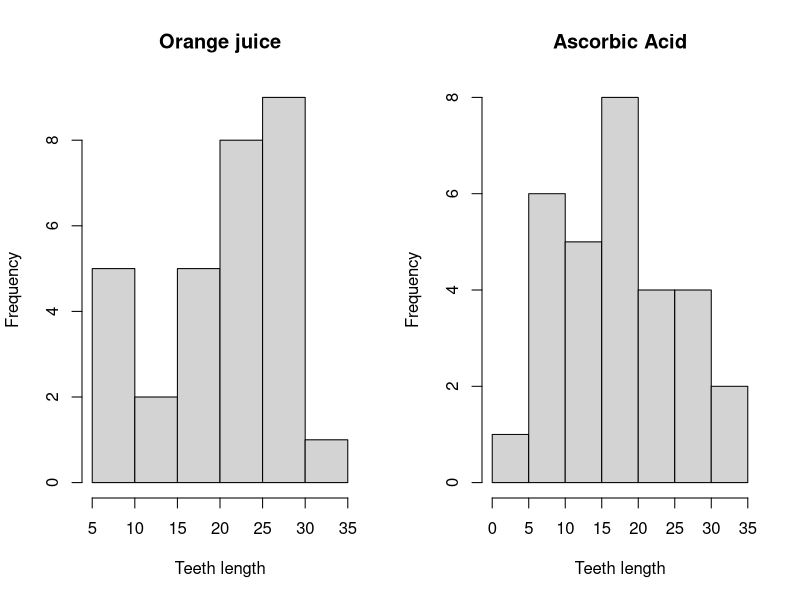
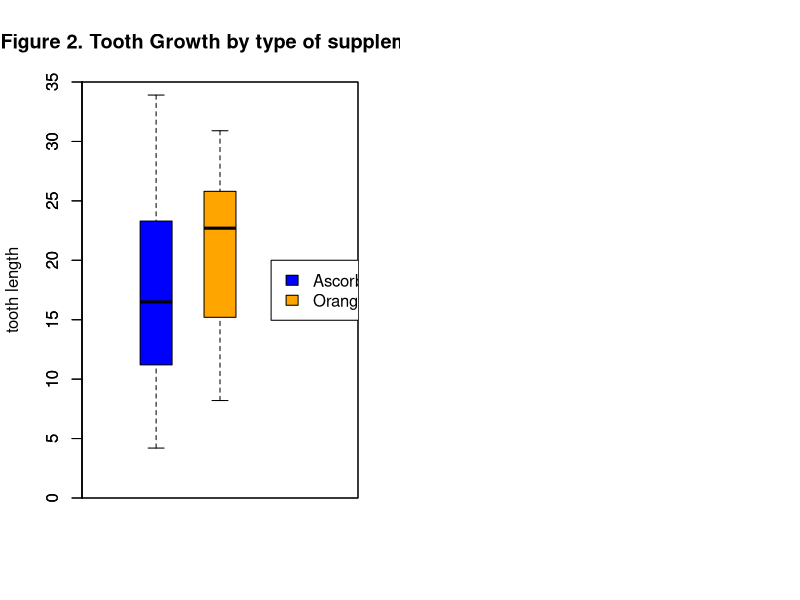

These charts were generated, in order, by the following R code: (Note: this script raises an error after producing the figures.)
## ---- chunk 1
vc_05<- subset(ToothGrowth , supp == "VC" & dose=="0.5", select=c(len))
vc_1<- subset(ToothGrowth , supp == "VC" & dose=="1", select=c(len))
vc_2<- subset(ToothGrowth , supp == "VC" & dose=="2", select=c(len))

oj_05<- subset(ToothGrowth , supp != "VC" & dose=="0.5", select=c(len))
oj_1<- subset(ToothGrowth , supp != "VC" & dose=="1", select=c(len))
oj_2<- subset(ToothGrowth , supp != "VC" & dose=="2", select=c(len))

vc_subset<- subset(ToothGrowth , supp == "VC")
oj_subset<- subset(ToothGrowth , supp != "VC")

dose_1 <- subset(ToothGrowth , dose=="1", select=c(len))
dose_2 <- subset(ToothGrowth , dose=="2", select=c(len))
dose_05<- subset(ToothGrowth , dose=="0.5", select=c(len))

## ---- chunk 2
par(mfrow = c(1, 2))
#hist(ToothGrowth$len, main = "Tooth Growth", xlab = "Teeth length")
hist(oj_subset$len, main = "Orange juice", xlab = "Teeth length")
hist(vc_subset$len, main = "Ascorbic Acid", xlab = "Teeth length")
## ---- chunk 3

boxplot(vc_subset$len, main = "Figure 2. Tooth Growth by type of supplement",  
        boxwex = 0.25, 
        at = 1+0.25,
        ylim = c(0, 35), yaxs = "i",
        xlim = c(1,2), col = "blue",
        ylab = "tooth length"
        )
boxplot(oj_subset$len,  
        add = TRUE, col = "orange",
        boxwex = 0.25, at = 2-0.5)
legend(2-0.3, 20, c("Ascorbic acid", "Orange juice"),
       fill = c("blue", "orange"))
## ---- chunk 4
boxplot(len ~ dose, data = ToothGrowth,
        boxwex = 0.25, at = 1:8 - 0.2,
        subset = supp == "VC", col = "green",
        main = "Figure 3. Guinea Pigs' Tooth Growth",
        xlab = "Vitamin C dose mg",
        ylab = "tooth length",
        xlim = c(0.5, 3.5), ylim = c(0, 35), yaxs = "i")
boxplot(len ~ dose, data = ToothGrowth, add = TRUE,
        boxwex = 0.25, at = 1:3 + 0.2,
        subset = supp == "OJ", col = "red")
legend(2+0.25, 13, c("Ascorbic acid", "Orange juice"),
       fill = c("green", "red"))
## ---- chunk 5
t.test(vc_subset$len, oj_subset$len)
## ---- chunk 6
t.test(dose_05$len, dose_1$len)
## ---- chunk 7
t.test(dose_05$len, dose_2$len)
## ---- chunk 8
t.test(dose_2$len, dose_1$len)
## ---- chunk 9
t.test(vc_05$len, oj_05$len)
## ---- chunk 10
t.test(vc_1$len, oj_1$len)
## ---- chunk 11
t.test(vc_2$len, oj_2$len)
